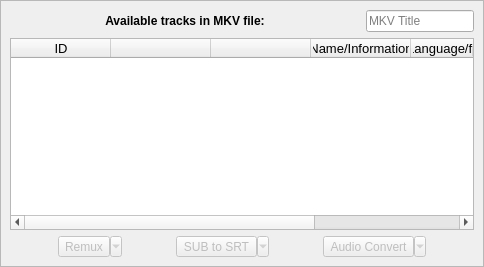
       <widget class="QWidget" name="TracksPage">
        <layout class="QHBoxLayout" name="horizontalLayout_4">
         <property name="leftMargin">
          <number>0</number>
         </property>
         <property name="topMargin">
          <number>0</number>
         </property>
         <property name="rightMargin">
          <number>0</number>
         </property>
         <property name="bottomMargin">
          <number>0</number>
         </property>
         <item>
          <widget class="QFrame" name="tracks_bloc">
           <property name="minimumSize">
            <size>
             <width>0</width>
             <height>175</height>
            </size>
           </property>
           <property name="frameShape">
            <enum>QFrame::StyledPanel</enum>
           </property>
           <property name="frameShadow">
            <enum>QFrame::Raised</enum>
           </property>
           <layout class="QHBoxLayout" name="horizontalLayout_8">
            <item>
             <layout class="QVBoxLayout" name="verticalLayout">
              <item>
               <layout class="QHBoxLayout" name="horizontalLayout">
                <property name="spacing">
                 <number>6</number>
                </property>
                <property name="bottomMargin">
                 <number>0</number>
                </property>
                <item>
                 <widget class="QLabel" name="label">
                  <property name="sizePolicy">
                   <sizepolicy hsizetype="Maximum" vsizetype="Preferred">
                    <horstretch>0</horstretch>
                    <verstretch>0</verstretch>
                   </sizepolicy>
                  </property>
                  <property name="minimumSize">
                   <size>
                    <width>350</width>
                    <height>0</height>
                   </size>
                  </property>
                  <property name="font">
                   <font>
                    <weight>75</weight>
                    <bold>true</bold>
                   </font>
                  </property>
                  <property name="text">
                   <string>Available tracks in MKV file:</string>
                  </property>
                  <property name="alignment">
                   <set>Qt::AlignCenter</set>
                  </property>
                 </widget>
                </item>
                <item>
                 <widget class="QLineEdit" name="mkv_title">
                  <property name="sizePolicy">
                   <sizepolicy hsizetype="Minimum" vsizetype="Fixed">
                    <horstretch>0</horstretch>
                    <verstretch>0</verstretch>
                   </sizepolicy>
                  </property>
                  <property name="maximumSize">
                   <size>
                    <width>16777215</width>
                    <height>16777215</height>
                   </size>
                  </property>
                  <property name="acceptDrops">
                   <bool>false</bool>
                  </property>
                  <property name="statusTip">
                   <string>The title of the MKV file. This information can be edited. </string>
                  </property>
                  <property name="inputMask">
                   <string/>
                  </property>
                  <property name="text">
                   <string/>
                  </property>
                  <property name="placeholderText">
                   <string>MKV Title</string>
                  </property>
                  <property name="clearButtonEnabled">
                   <bool>true</bool>
                  </property>
                 </widget>
                </item>
               </layout>
              </item>
              <item>
               <widget class="QTableWidget" name="mkv_tracks">
                <property name="sizePolicy">
                 <sizepolicy hsizetype="Expanding" vsizetype="Expanding">
                  <horstretch>0</horstretch>
                  <verstretch>0</verstretch>
                 </sizepolicy>
                </property>
                <property name="font">
                 <font>
                  <pointsize>10</pointsize>
                  <weight>50</weight>
                  <bold>false</bold>
                 </font>
                </property>
                <property name="editTriggers">
                 <set>QAbstractItemView::DoubleClicked</set>
                </property>
                <property name="alternatingRowColors">
                 <bool>true</bool>
                </property>
                <property name="selectionMode">
                 <enum>QAbstractItemView::NoSelection</enum>
                </property>
                <property name="selectionBehavior">
                 <enum>QAbstractItemView::SelectItems</enum>
                </property>
                <property name="iconSize">
                 <size>
                  <width>18</width>
                  <height>18</height>
                 </size>
                </property>
                <property name="showGrid">
                 <bool>false</bool>
                </property>
                <property name="gridStyle">
                 <enum>Qt::DashLine</enum>
                </property>
                <property name="wordWrap">
                 <bool>true</bool>
                </property>
                <attribute name="horizontalHeaderDefaultSectionSize">
                 <number>100</number>
                </attribute>
                <attribute name="horizontalHeaderMinimumSectionSize">
                 <number>20</number>
                </attribute>
                <attribute name="horizontalHeaderShowSortIndicator" stdset="0">
                 <bool>false</bool>
                </attribute>
                <attribute name="verticalHeaderVisible">
                 <bool>false</bool>
                </attribute>
                <attribute name="verticalHeaderHighlightSections">
                 <bool>false</bool>
                </attribute>
                <attribute name="verticalHeaderMinimumSectionSize">
                 <number>30</number>
                </attribute>
                <column>
                 <property name="text">
                  <string notr="true">ID</string>
                 </property>
                 <property name="textAlignment">
                  <set>AlignCenter</set>
                 </property>
                </column>
                <column>
                 <property name="text">
                  <string notr="true"/>
                 </property>
                 <property name="textAlignment">
                  <set>AlignCenter</set>
                 </property>
                 <property name="icon">
                  <iconset theme="checkbox">
                   <normaloff>.</normaloff>.</iconset>
                 </property>
                </column>
                <column>
                 <property name="text">
                  <string notr="true"/>
                 </property>
                 <property name="toolTip">
                  <string/>
                 </property>
                 <property name="icon">
                  <iconset theme="applications-multimedia">
                   <normaloff>.</normaloff>.</iconset>
                 </property>
                </column>
                <column>
                 <property name="text">
                  <string>Name/Information</string>
                 </property>
                 <property name="textAlignment">
                  <set>AlignCenter</set>
                 </property>
                </column>
                <column>
                 <property name="text">
                  <string>Language/fps/Size</string>
                 </property>
                 <property name="textAlignment">
                  <set>AlignCenter</set>
                 </property>
                </column>
                <column>
                 <property name="text">
                  <string>Codec</string>
                 </property>
                 <property name="textAlignment">
                  <set>AlignCenter</set>
                 </property>
                </column>
               </widget>
              </item>
              <item>
               <layout class="QHBoxLayout" name="horizontalLayout_2">
                <property name="bottomMargin">
                 <number>0</number>
                </property>
                <item>
                 <widget class="QToolButton" name="option_reencapsulate">
                  <property name="enabled">
                   <bool>false</bool>
                  </property>
                  <property name="toolTip">
                   <string>&lt;html&gt;&lt;head/&gt;&lt;body&gt;&lt;p&gt;&lt;span style=&quot; font-weight:600;&quot;&gt;MKVMerge&lt;/span&gt;: Merge multimedia streams into a Matroska file. This software is available in the debian packages &lt;span style=&quot; font-style:italic;&quot;&gt;(mkvtoolnix package name)&lt;/span&gt; or on &lt;span style=&quot; text-decoration: underline;&quot;&gt;mkvtoolnix.download&lt;/span&gt; and is &lt;span style=&quot; font-weight:600;&quot;&gt;mandatory&lt;/span&gt; for use MKV Extractor Qt.&lt;/p&gt;&lt;/body&gt;&lt;/html&gt;</string>
                  </property>
                  <property name="statusTip">
                   <string>Automatically remux extracted tracks into a new MKV file. Options are available.</string>
                  </property>
                  <property name="text">
                   <string>Remux</string>
                  </property>
                  <property name="icon">
                   <iconset resource="MKVRessources.qrc">
                    <normaloff>:/img/capsule.png</normaloff>:/img/capsule.png</iconset>
                  </property>
                  <property name="iconSize">
                   <size>
                    <width>20</width>
                    <height>20</height>
                   </size>
                  </property>
                  <property name="checkable">
                   <bool>true</bool>
                  </property>
                  <property name="popupMode">
                   <enum>QToolButton::MenuButtonPopup</enum>
                  </property>
                  <property name="toolButtonStyle">
                   <enum>Qt::ToolButtonTextBesideIcon</enum>
                  </property>
                 </widget>
                </item>
                <item>
                 <widget class="QToolButton" name="option_vobsub_srt">
                  <property name="enabled">
                   <bool>false</bool>
                  </property>
                  <property name="toolTip">
                   <string>&lt;html&gt;&lt;head/&gt;&lt;body&gt;&lt;p&gt;&lt;span style=&quot; font-weight:600;&quot;&gt;Qtesseract5 &lt;/span&gt;&lt;span style=&quot; font-style:italic;&quot;&gt;(by me)&lt;/span&gt;: SUB to SRT convertion with OCR. This software is avaible on my PPA or on &lt;span style=&quot; text-decoration: underline;&quot;&gt;qtesseract5.hizo.fr&lt;/span&gt;.&lt;/p&gt;&lt;p&gt;&lt;span style=&quot; font-weight:600;&quot;&gt;BDSub2Sup &lt;/span&gt;&lt;span style=&quot; font-style:italic;&quot;&gt;(by Volker Oth then by Miklos Juhasz)&lt;/span&gt;: SUP to SUB convertion. This software is avaible on my PPA or on &lt;span style=&quot; text-decoration: underline;&quot;&gt;github.com&lt;/span&gt;.&lt;/p&gt;&lt;p&gt;&lt;span style=&quot; font-weight:600;&quot;&gt;Explications&lt;/span&gt;: If this button is activate, the SUP files will be convert to SUB format &lt;span style=&quot; font-style:italic;&quot;&gt;(if BDSup2Sub is present) &lt;/span&gt;then the SUB files will be convert to SRT files with OCR detection.&lt;/p&gt;&lt;p&gt;&lt;span style=&quot; font-weight:600;&quot;&gt;Why I can't use it?&lt;/span&gt;&lt;br/&gt;1) Qtesseract5 needs to be install and BDSub2Sup too for SUB convertion.&lt;br/&gt;2) Tick a SUB/SUP track and the button will be activate.&lt;/p&gt;&lt;/body&gt;&lt;/html&gt;</string>
                  </property>
                  <property name="statusTip">
                   <string>Convertion subtitles option. Qtesseract5 and BDSup2Sub (for SUP files) need to be present.</string>
                  </property>
                  <property name="text">
                   <string>SUB to SRT</string>
                  </property>
                  <property name="icon">
                   <iconset resource="MKVRessources.qrc">
                    <normaloff>:/img/subtitles-convert.png</normaloff>:/img/subtitles-convert.png</iconset>
                  </property>
                  <property name="iconSize">
                   <size>
                    <width>20</width>
                    <height>20</height>
                   </size>
                  </property>
                  <property name="checkable">
                   <bool>true</bool>
                  </property>
                  <property name="popupMode">
                   <enum>QToolButton::MenuButtonPopup</enum>
                  </property>
                  <property name="toolButtonStyle">
                   <enum>Qt::ToolButtonTextBesideIcon</enum>
                  </property>
                 </widget>
                </item>
                <item>
                 <widget class="QToolButton" name="option_audio">
                  <property name="enabled">
                   <bool>false</bool>
                  </property>
                  <property name="toolTip">
                   <string>&lt;html&gt;&lt;head/&gt;&lt;body&gt;&lt;p&gt;&lt;span style=&quot; font-weight:600;&quot;&gt;FFmpeg&lt;/span&gt;: A complete, cross-platform solution to record, convert and stream audio and video. This software is avaible in the debian packages or on &lt;span style=&quot; text-decoration: underline;&quot;&gt;ffmpeg.org&lt;/span&gt;.&lt;/p&gt;&lt;p&gt;&lt;span style=&quot; font-weight:600;&quot;&gt;AvConv&lt;/span&gt;: A fork of FFmpeg. This software is avaible in the debian packages &lt;span style=&quot; font-style:italic;&quot;&gt;(libav-tools package name)&lt;/span&gt; or on &lt;span style=&quot; text-decoration: underline;&quot;&gt;libav.org&lt;/span&gt;.&lt;/p&gt;&lt;p&gt;&lt;span style=&quot; font-weight:600;&quot;&gt;Why I can't use it?&lt;/span&gt;&lt;br/&gt;1) FFmpeg or AvConv need to be install.&lt;br/&gt;2) Tick a audio track and the button will be activate.&lt;/p&gt;&lt;/body&gt;&lt;/html&gt;</string>
                  </property>
                  <property name="statusTip">
                   <string>Audio conversion option. FFMpeg or AvConv need to be present.</string>
                  </property>
                  <property name="text">
                   <string>Audio Convert</string>
                  </property>
                  <property name="icon">
                   <iconset resource="MKVRessources.qrc">
                    <normaloff>:/img/audio-convert.png</normaloff>:/img/audio-convert.png</iconset>
                  </property>
                  <property name="iconSize">
                   <size>
                    <width>20</width>
                    <height>20</height>
                   </size>
                  </property>
                  <property name="checkable">
                   <bool>true</bool>
                  </property>
                  <property name="popupMode">
                   <enum>QToolButton::MenuButtonPopup</enum>
                  </property>
                  <property name="toolButtonStyle">
                   <enum>Qt::ToolButtonTextBesideIcon</enum>
                  </property>
                 </widget>
                </item>
               </layout>
              </item>
             </layout>
            </item>
           </layout>
           <zorder></zorder>
          </widget>
         </item>
        </layout>
       </widget>
